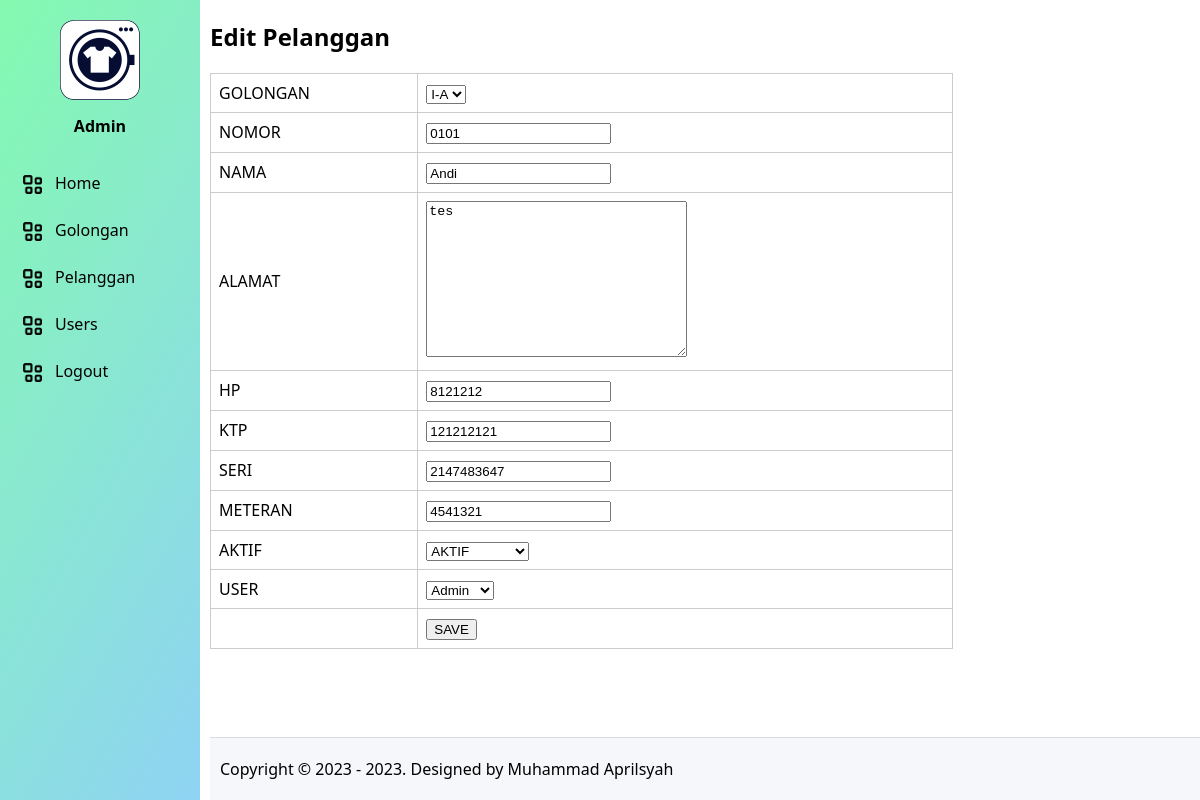
Screenshot of /pelanggan/edit/0 (signed in) with the database file from the repository.
### tables this page shows
CREATE TABLE `tb_pelanggan`  (
  `pel_id` int NOT NULL,
  `pel_id_gol` tinyint NOT NULL,
  `pel_no` varchar(20) NOT NULL,
  `pel_nama` varchar(50) NOT NULL,
  `pel_alamat` text NOT NULL,
  `pel_hp` int NOT NULL,
  `pel_ktp` int NOT NULL,
  `pel_seri` int NOT NULL,
  `pel_meteran` int NOT NULL,
  `pel_aktif` int NOT NULL,
  `pel_id_user` int NOT NULL,
  `created_at` datetime NOT NULL,
  `updated_at` datetime NOT NULL,
  PRIMARY KEY (`pel_id`) USING BTREE,
  INDEX `Pelanggan_FK1`(`pel_id_gol` ASC) USING BTREE,
  INDEX `Pelanggan_FK2`(`pel_id_user` ASC) USING BTREE,
  CONSTRAINT `Pelanggan_FK1` FOREIGN KEY (`pel_id_gol`) REFERENCES `tb_golongan` (`gol_id`) ON DELETE RESTRICT ON UPDATE CASCADE,
  CONSTRAINT `Pelanggan_FK2` FOREIGN KEY (`pel_id_user`) REFERENCES `tb_users` (`user_id`) ON DELETE RESTRICT ON UPDATE CASCADE
);

CREATE TABLE `tb_golongan`  (
  `gol_id` tinyint NOT NULL AUTO_INCREMENT,
  `gol_kode` varchar(10) NOT NULL,
  `gol_nama` varchar(50) NOT NULL,
  `created_at` timestamp NOT NULL DEFAULT current_timestamp ON UPDATE CURRENT_TIMESTAMP,
  `updated_at` datetime NOT NULL,
  PRIMARY KEY (`gol_id`) USING BTREE
);

CREATE TABLE `tb_users`  (
  `user_id` int NOT NULL AUTO_INCREMENT,
  `user_email` varchar(50) NOT NULL,
  `user_password` varchar(100) NOT NULL,
  `user_nama` varchar(100) NOT NULL,
  `user_alamat` text NOT NULL,
  `user_hp` varchar(25) NOT NULL,
  `user_pos` varchar(5) NOT NULL,
  `user_role` tinyint NOT NULL,
  `user_aktif` tinyint NOT NULL,
  `created_at` timestamp NOT NULL DEFAULT current_timestamp ON UPDATE CURRENT_TIMESTAMP,
  `updated_at` datetime NOT NULL,
  PRIMARY KEY (`user_id`) USING BTREE
);

### app/core/Controller.php (called while the page is built, shortened)
<?php
class Controller
{
	public function dashboard($view, $data = [])
	{
		require_once ROOT . "layouts/dashboard.php";
	}
}

### app/controllers/Pelanggan.php (called while the page is built, shortened)
<?php
class Pelanggan extends Controller
{
     public object $model;
     public function __construct()
     {
          $this->model = new \App\Models\Pelanggan();
     }
     public function edit($id)
     {
          $data['row'] = $this->model->edit($id);
          $data['optgol'] = $this->model->optgol();
          $data['optusers'] = $this->model->optusers();
          $this->dashboard('pelanggan/edit', $data);
     }
}

### index.php (called while the page is built, shortened)
<?php
new App\Core\Bootstrap();

### app/core/Model.php (called while the page is built, shortened)
<?php
class Model
{
	public function __construct()
	{
		try {
			$this->db = new PDO("mysql:host=localhost;dbname=dbpbwl_project10", "root", "");
		} catch (Exception $e) {
			die("error! " . $e->getMessage());
		}
	}
}

### app/models/Pelanggan.php (called while the page is built, shortened)
<?php
class Pelanggan extends Model
{
     public function optGol()
     {
          $query = "SELECT * FROM tb_golongan";
          $stmt = $this->db->prepare($query);
          $stmt->execute();
          return $this->selects($stmt);
     }
     public function optUsers()
     {
          $query = "SELECT * FROM tb_users";
          $stmt = $this->db->prepare($query);
          $stmt->execute();
          return $this->selects($stmt);
     }
     public function edit($id)
     {
          $query = "SELECT * FROM tb_pelanggan WHERE pel_id=:pel_id";
          $stmt = $this->db->prepare($query);
          $stmt->bindParam(":pel_id", $id);
          $stmt->execute();
          return $this->select($stmt);
     }
}

### app/views/pelanggan/edit.php (the view, shortened to what this page needs)
<h2>Edit Pelanggan</h2>
<form action="<?php echo URL; ?>/pelanggan/update" method="post">
    <table>
        <tr>
            <td>GOLONGAN</td>
            <td>
                <select name="pel_id_gol">
                    <?php foreach ($data['optgol'] as $opt) { ?>
                        <option value="<?php echo $opt['gol_id']; ?>" <?php echo $opt['gol_id'] == $data['row']['pel_id_gol'] ? "selected" : ""; ?>><?php echo $opt['gol_nama']; ?></option>
                    <?php } ?>
                </select>
            </td>
        </tr>
        <tr>
            <td>NOMOR</td>
            <td><input type="text" name="pel_no" value="<?php echo $data['row']['pel_no']; ?>" required></td>
        </tr>
        <tr>
            <td>NAMA</td>
            <td><input type="text" name="pel_nama" value="<?php echo $data['row']['pel_nama']; ?>" required></td>
        </tr>
        <tr>
            <td>ALAMAT</td>
            <td>
                <textarea name="pel_alamat" cols="30" rows="10"><?php echo $data['row']['pel_alamat']; ?></textarea>
            </td>
        </tr>
        <tr>
            <td>HP</td>
            <td><input type="text" name="pel_hp" value="<?php echo $data['row']['pel_hp']; ?>" required></td>
        </tr>
        <tr>
            <td>KTP</td>
            <td><input type="text" name="pel_ktp" value="<?php echo $data['row']['pel_ktp']; ?>" required></td>
        </tr>
        <tr>
            <td>SERI</td>
            <td><input type="text" name="pel_seri" value="<?php echo $data['row']['pel_seri']; ?>" required></td>
        </tr>
        <tr>
            <td>METERAN</td>
            <td><input type="text" name="pel_meteran" value="<?php echo $data['row']['pel_meteran']; ?>" required></td>
        </tr>
        <tr>
            <td>AKTIF</td>
            <td><select name="pel_aktif" required>
            <?php
                if ($data['row']['pel_aktif'] == '1'){
                    ?>
                    <option value="1" selected>AKTIF</option>
                    <?php
                }else{
                    ?>
                    <option value="0" selected>TIDAK AKTIF</option>
                    <?php
                }
                ?>
            </select>
            </td>
        </tr>
        <tr>
            <td>USER</td>
            <td>
                <select name="pel_id_user">
                    <?php foreach ($data['optusers'] as $opt) { ?>
                        <option value="<?php echo $opt['user_id']; ?>" <?php echo $opt['user_id'] == $data['row']['pel_id_user'] ? "selected" : ""; ?>><?php echo $opt['user_nama']; ?></option>
                    <?php } ?>
                </select>
            </td>
        </tr>
        <tr>
            <td></td>
            <td><input type="submit" name="btn_save" value="SAVE"></td>
        </tr>
    </table>
</form>

### layouts/assets/css/style.css (style rules this page uses)
body { font-family: 'Segoe UI', Tahoma, Geneva, Verdana, sans-serif; margin: 0; }
table { margin-top: 20px !important; border: 1px solid #cccccc; border-collapse: collapse; width: 100%; }
table td { border: 1px solid #cccccc; padding: 8px; }

### rows the page displays
tb_pelanggan: pel_id_gol "I-A", pel_no "0101", pel_nama "Andi", pel_alamat "tes", pel_hp "8121212", pel_ktp "121212121", pel_seri "2147483647", pel_meteran "4541321", pel_aktif "AKTIF", pel_id_user "Admin"

### other values shown
$_SESSION['user_nama'] "Admin"
